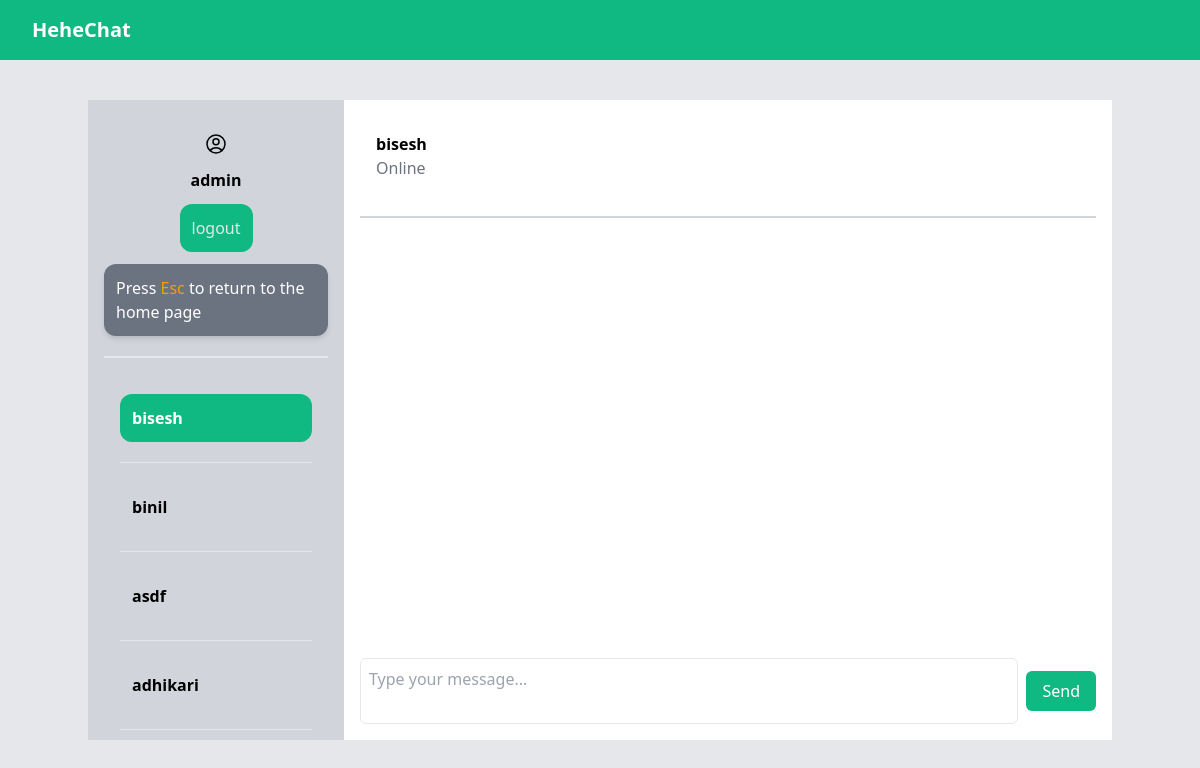
The app's page /chat/bisesh/ (signed in), older data.
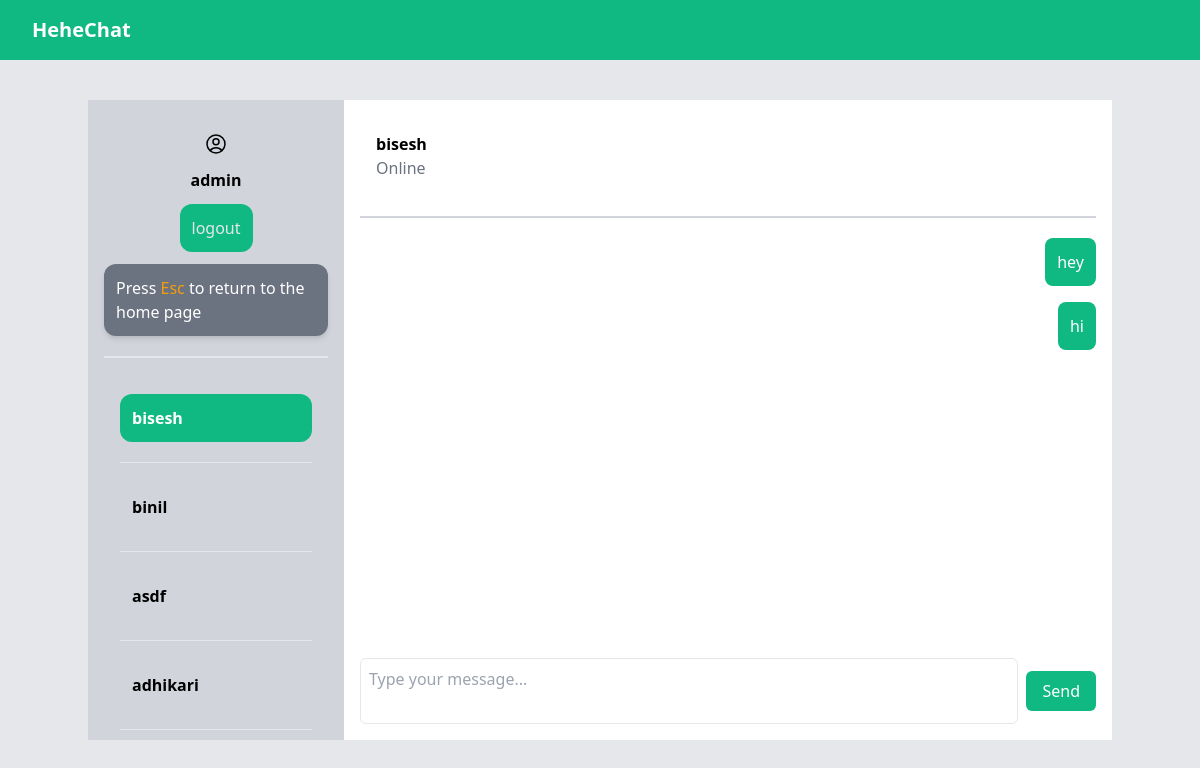
The same page, newer data.
### core/models.py (models this page shows)
class Chats(models.Model):
    content = models.TextField()
    timestamp = models.DateTimeField(auto_now = True)
    sender = models.CharField(max_length = 200)
    group = models.CharField(max_length = 200)

### core/views.py (the view)
# urls.py: path('chat/<str:username>/',views.chat,name = "chat"),
def chat(request,username):
    if request.user.is_authenticated:
        users = User.objects.exclude(id=request.user.id)
        chat_user = User.objects.filter(username=username).first()
        usernames = sorted([request.user.username, username])
        group = f'chat_{"-".join(usernames)}'
        message_obj = Chats.objects.filter(group = group)
        print(message_obj)
        return render(request,'core/main_chat.html',{'users':users,'chat_user':chat_user,'username':username,'message_obj':message_obj})
    else:
         return redirect('login')

### core/templates/core/main_chat.html (shortened to what this page needs)
{% extends 'core/base.html' %}
{% block content %}
{% load static %}
<div class="container mt-10 mx-auto flex " style="height: 80vh;">
    <div class="flex-1 bg-white flex">
        <div class="bg-gray-300 p-4 flex-shrink-0 w-1/4 overflow-y-auto">
            <div class="mt-4 mb-5 flex flex-col gap-3 items-center justify-center">
                <p class="font-bold">{{ request.user.username }}</p>
                <a href="{% url 'logout' %}" class="p-3 bg-green-500 text-gray-200 rounded-xl">logout</a>
                <div class="bg-gray-500 p-3 rounded-xl text-white shadow-md">
                    <h1 class="text-md">Press <span class="text-yellow-500">Esc</span> to return to the home page</h1>
                </div>
            </div>
            <hr>
            <div class="bg-gray-300 p-4  overflow-y-auto">
                {% for user in users %}
                <div class="mb-5 mt-5">
                    <div class="flex items-center space-x-2  mb-5 flex flex-row items-center rounded-xl {% if username == user.username %} text-white bg-green-500 {% else %} text-black {% endif %} ">
                        <a href="{% url 'chat' user.username %}" class="p-3">
                            <p class="font-semibold">{{ user.username }}</p>
                        </a>
                    </div>
                    <hr>
                </div>
                {% endfor %}
            </div>
        </div>
        <div class="flex-1 bg-white p-4 flex flex-col">
            <div class="border-b-2 border-gray-300 p-4">
                <div class="flex items-center mb-5">
                    <div>
                        <p class="font-semibold">{{ chat_user.username }}</p>
                        <p class="text-gray-500">Online</p>
                    </div>
                </div>
            </div>
            <div class="overflow-y-auto mt-5 flex-1" id="messagearea">
                {% for message in message_obj %}
                {% if message.sender != request.user.username %}
                <div class="flex items-start mb-4">
                    <div class="bg-gray-300 p-3 rounded-lg">
                        <p>{{ message.content }}</p>
                    </div>
                </div>
                {% else %}
                <div class="flex items-end justify-end mb-4">
                    <div class="bg-green-500 p-3 rounded-lg text-white">
                        <p>{{ message.content }}</p>
                    </div>
                </div>
                {% endif %}
                {% endfor %}
            </div>
            <form action="" class="mt-4 flex items-center" id="chatMessageSubmit">
                <textarea placeholder="Type your message..." class="flex-1 border p-2 rounded-md resize-none" id="messageInput"></textarea>
                <button class="bg-green-500 text-white px-4 py-2 rounded-md ml-2" id="">Send</button>
            </form>
        </div>
    </div>
</div>
{% endblock %}

### core/templates/core/base.html (shortened to what this page needs)
{%load static%}
<!DOCTYPE html>
<html lang="en">
<head>
    <link href="https://cdn.jsdelivr.net/npm/tailwindcss@2.2.19/dist/tailwind.min.css" rel="stylesheet">
</head>
<body class="font-sans bg-gray-200">
    <header class="bg-green-500 p-4 text-white">
        <div class="flex items-center">
            <a href = '/' class="text-xl font-semibold">HeheChat</a>
        </div>
    </header>
   {%block content%}
   {%endblock content%}
</body>
</html>

Row changes from the older to the newer data that the page shows:
added Chats: content "hey"
added Chats: content "hi"
